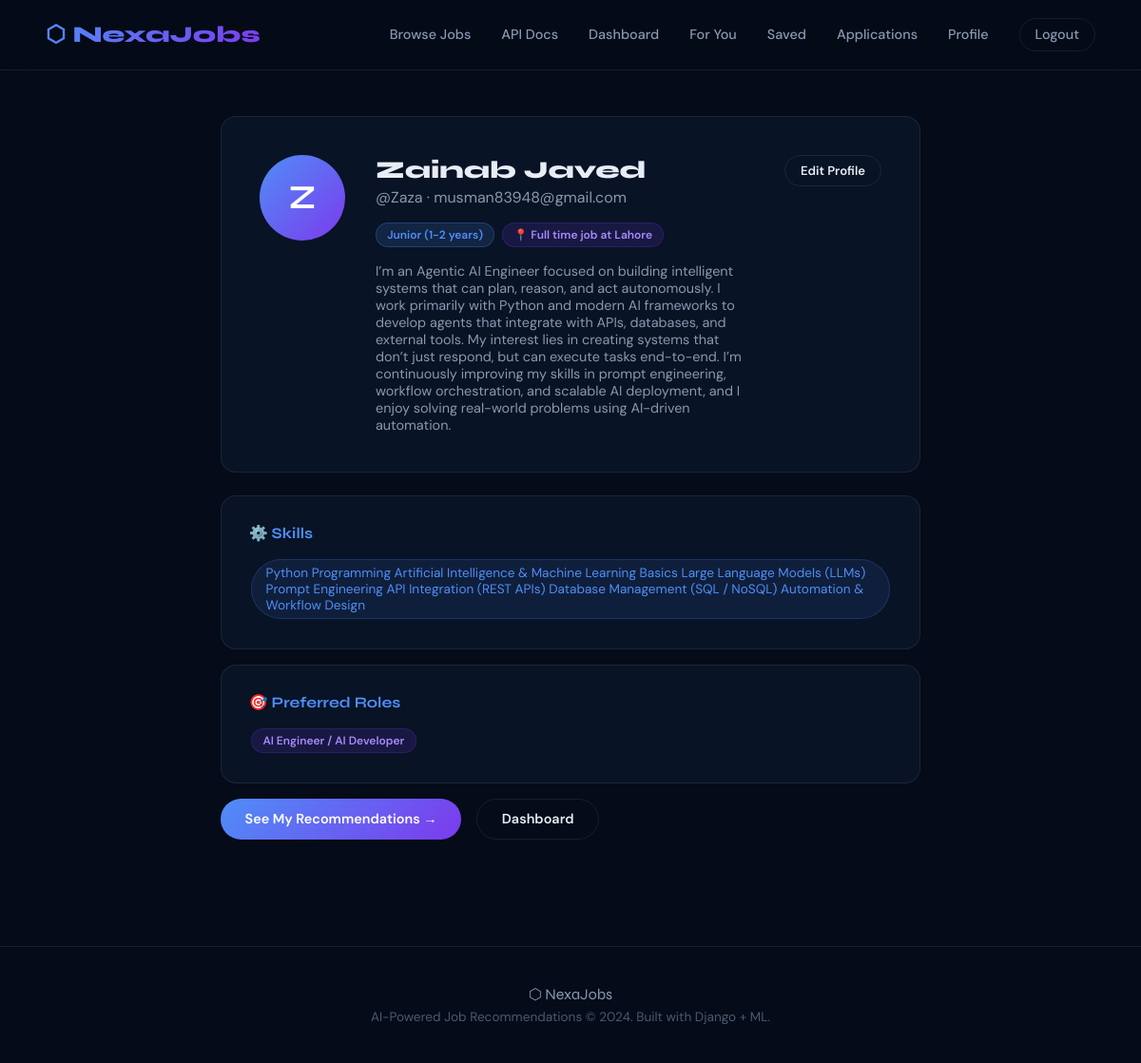
/accounts/profile/ (signed in), run on the app's committed database.
### accounts/models.py (models this page shows, shortened)
class UserProfile(models.Model):
    user = models.OneToOneField(User, on_delete=models.CASCADE, related_name='profile')
    is_recruiter = models.BooleanField(default=False)
    company_name = models.CharField(max_length=200, blank=True)
    company_description = models.TextField(blank=True)
    bio = models.TextField(blank=True)
    skills = models.TextField(blank=True, help_text="Comma-separated skills")
    experience_level = models.CharField(max_length=20, choices=EXPERIENCE_CHOICES, default='fresher')
    experience_years = models.IntegerField(default=0)
    preferred_roles = models.TextField(blank=True)
    preferred_location = models.CharField(max_length=100, blank=True)
    resume_pdf = models.FileField(upload_to='resumes/', blank=True, null=True)
    resume_text = models.TextField(blank=True, editable=False)  # auto-extracted from PDF
    avatar = models.ImageField(upload_to='avatars/', blank=True, null=True)
    linkedin_url = models.URLField(blank=True)
    github_url = models.URLField(blank=True)
    created_at = models.DateTimeField(auto_now_add=True)
    updated_at = models.DateTimeField(auto_now=True)
    def get_skills_list(self):
        return [s.strip() for s in self.skills.split(',') if s.strip()]
    def get_preferred_roles_list(self):
        return [r.strip() for r in self.preferred_roles.split(',') if r.strip()]

### accounts/views.py (the view)
# urls.py: path('profile/', views.profile_view, name='profile'),
@login_required
def profile_view(request):
    profile, _ = UserProfile.objects.get_or_create(user=request.user)
    return render(request, 'accounts/profile.html', {'profile': profile})

### templates/accounts/profile.html (shortened to what this page needs)
{% extends 'base.html' %}
{% block content %}
<div class="profile-wrap">
  <div class="profile-hero anim-up">
    <div class="avatar">{{ user.first_name.0|default:user.username.0|upper }}</div>
    <div style="flex:1">
      <div class="profile-name">{{ user.get_full_name|default:user.username }}</div>
      <div class="profile-username">@{{ user.username }} · {{ user.email }}</div>
      <div style="display:flex;gap:.5rem;flex-wrap:wrap;">
        {% if profile.experience_level %}<span class="badge badge-blue">{{ profile.get_experience_level_display }}</span>{% endif %}
        {% if profile.preferred_location %}<span class="badge badge-purple">📍 {{ profile.preferred_location }}</span>{% endif %}
      </div>
      {% if profile.bio %}<p style="margin-top:1rem;color:var(--text2);font-size:.9rem;">{{ profile.bio }}</p>{% endif %}
    </div>
    <a href="{% url 'profile_edit' %}" class="btn btn-outline btn-sm">Edit Profile</a>
  </div>
  {% if profile.skills %}
  <div class="profile-section anim-up-2">
    <h3>⚙️ Skills</h3>
    {% for sk in profile.get_skills_list %}<span class="skill-tag" style="font-size:.85rem;padding:.3rem .9rem;">{{ sk }}</span>{% endfor %}
  </div>
  {% endif %}
  {% if profile.preferred_roles %}
  <div class="profile-section anim-up-2">
    <h3>🎯 Preferred Roles</h3>
    {% for role in profile.get_preferred_roles_list %}<span class="badge badge-purple" style="margin:.15rem;">{{ role }}</span>{% endfor %}
  </div>
  {% endif %}
  <div class="anim-up-3" style="display:flex;gap:1rem;flex-wrap:wrap;">
    <a href="{% url 'recommendations' %}" class="btn btn-primary">See My Recommendations →</a>
    <a href="{% url 'dashboard' %}" class="btn btn-outline">Dashboard</a>
  </div>
</div>
{% endblock %}

### templates/base.html (style rules this page uses)
*,*::before,*::after { box-sizing:border-box;margin:0;padding:0; }
:root { --bg:#050b18;--bg2:#0a1628;--bg3:#0f1f38; --glass:rgba(255,255,255,0.04);--glass-border:rgba(255,255,255,0.08); --accent:#4f8ef7;--accent2:#7c3aed;--accent3:#06d6a0; --text:#e8edf5;--text2:#8899b0;--text3:#4a5a72; --card:rgba(10,22,40,0.85); --glow:0 0 40px rgba(79,142,247,0.15); --radius:16px;--radius-sm:10px; }
html { scroll-behavior:smooth; }
body { background:var(--bg);color:var(--text);font-family:'DM Sans',sans-serif;min-height:100vh;overflow-x:hidden; }
.btn { display:inline-flex;align-items:center;gap:.5rem;padding:.7rem 1.6rem;border-radius:50px;font-weight:600;font-size:.9rem;cursor:pointer;transition:all .25s;border:none;text-decoration:none; }
.btn-primary { background:linear-gradient(135deg,var(--accent),var(--accent2));color:#fff; }
.btn-outline { background:transparent;color:var(--text);border:1px solid var(--glass-border); }
.btn-sm { padding:.45rem 1rem;font-size:.82rem; }
.badge { display:inline-block;padding:.25rem .7rem;border-radius:50px;font-size:.75rem;font-weight:600; }
.badge-blue { background:rgba(79,142,247,.15);color:var(--accent);border:1px solid rgba(79,142,247,.25); }
.badge-purple { background:rgba(124,58,237,.15);color:#a78bfa;border:1px solid rgba(124,58,237,.2); }
.skill-tag { display:inline-block;padding:.2rem .7rem;background:rgba(79,142,247,.1);border:1px solid rgba(79,142,247,.2);border-radius:50px;font-size:.75rem;color:var(--accent);margin:.15rem; }
.anim-up { animation:fadeUp .6s ease both; }
.anim-up-2 { animation:fadeUp .6s .15s ease both; }
.anim-up-3 { animation:fadeUp .6s .3s ease both; }

### templates/accounts/profile.html (style rules this page uses)
.profile-wrap { max-width:800px;margin:0 auto;padding:3rem 2rem; }
.profile-hero { background:var(--card);border:1px solid var(--glass-border);border-radius:var(--radius);padding:2.5rem;margin-bottom:1.5rem;display:flex;gap:2rem;align-items:flex-start; }
.avatar { width:90px;height:90px;border-radius:50%;background:linear-gradient(135deg,var(--accent),var(--accent2));display:flex;align-items:center;justify-content:center;font-size:2.2rem;font-weight:700;flex-shrink:0;color:#fff;font-family:'Syne',sans-serif; }
.profile-name { font-family:'Syne',sans-serif;font-size:1.6rem;font-weight:800;margin-bottom:.2rem; }
.profile-username { color:var(--text2);margin-bottom:1rem; }
.profile-section { background:var(--card);border:1px solid var(--glass-border);border-radius:var(--radius);padding:1.8rem;margin-bottom:1rem; }
.profile-section h3 { font-family:'Syne',sans-serif;font-size:1rem;font-weight:700;margin-bottom:1rem;color:var(--accent); }

### data on the page
UserProfile: experience_level "Junior (1-2 years)", preferred_location "Full time job at Lahore", bio "I’m an Agentic AI Engineer focused on building intelligent systems that can plan, reason, and act autonomously. I work primarily with Python and modern AI frameworks to develop agents that integrate with APIs, databases, and external tools. My interest lies in creating systems that don’t just respond, but can execute tasks end-to-end. I’m continuously improving my skills in prompt engineering, workflow orchestration, and scalable AI deployment, and I enjoy solving real-world problems using AI-driven automation.", get_skills_list "Python Programming Artificial Intelligence & Machine Learning Basics Large Language Models (LLMs) Prompt Engineering API Integration (REST APIs) Database Management (SQL / NoSQL) Automation & Workflow Design", get_preferred_roles_list "AI Engineer / AI Developer"

### other printed values
{{ user.first_name.0|default:user.username.0|upper }} "Z"
{{ user.get_full_name|default:user.username }} "Zainab Javed"
{{ user.username }} "Zaza"
{{ user.email }} "musman83948@gmail.com"
